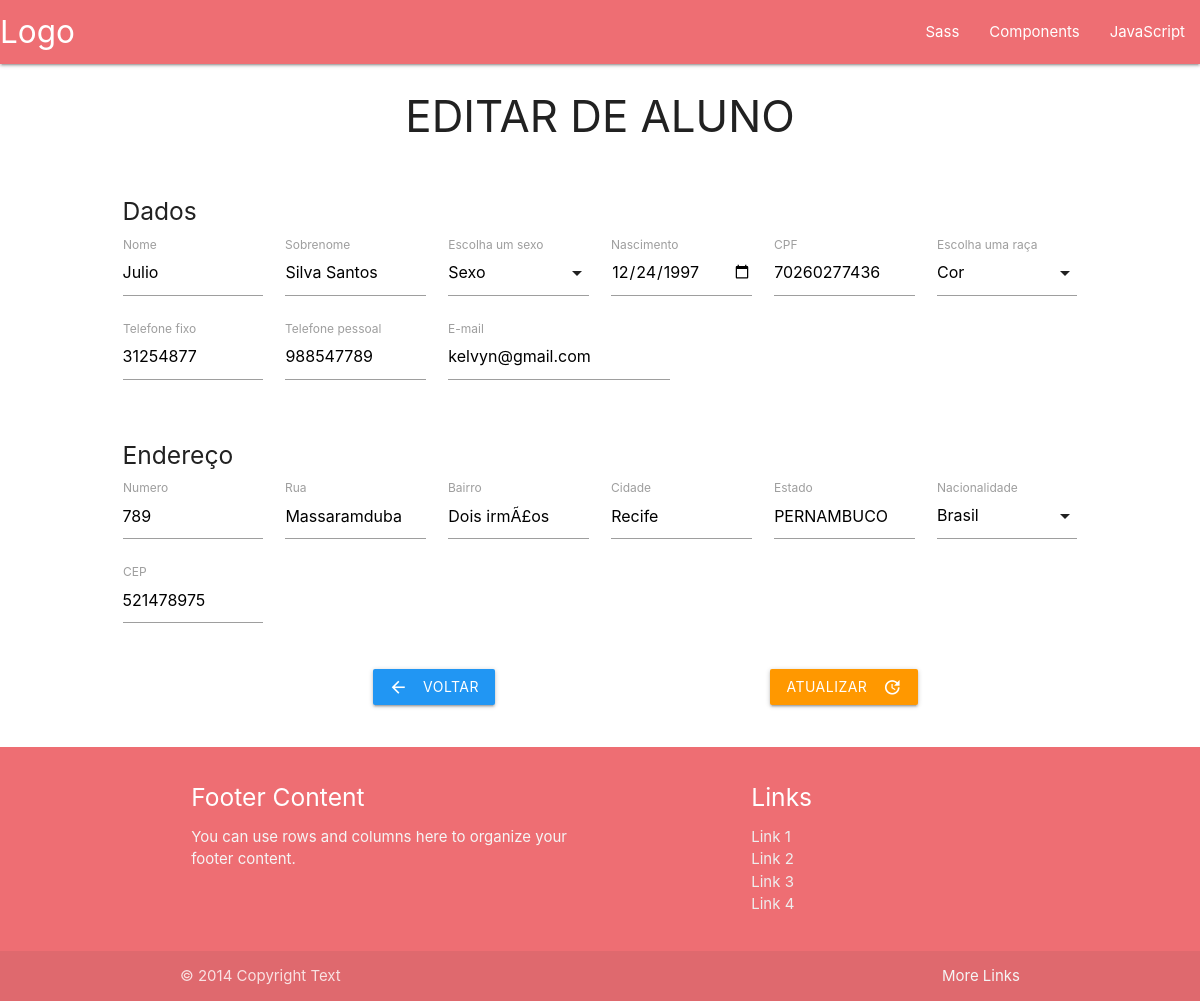
The page /portal/admin/Aluno/editar-aluno.php?id=14 on the database its author committed.
### tables this page shows
CREATE TABLE IF NOT EXISTS `alunos` (
  `id_aluno` int(11) NOT NULL AUTO_INCREMENT,
  `matricula_aluno` varchar(255) DEFAULT NULL,
  `nome_aluno` varchar(30) NOT NULL,
  `sobrenome_aluno` varchar(24) NOT NULL,
  `nascimento_aluno` varchar(10) NOT NULL,
  `sexo_aluno` varchar(15) NOT NULL,
  `cpf_aluno` varchar(30) NOT NULL,
  `fone_fixo_aluno` varchar(24) NOT NULL,
  `fone_pessoal_aluno` varchar(24) NOT NULL,
  `email_aluno` varchar(35) NOT NULL,
  `cor_aluno` varchar(16) NOT NULL,
  `numero_endereco_aluno` varchar(12) NOT NULL,
  `rua_endereco_aluno` varchar(32) NOT NULL,
  `bairro_endereco_aluno` varchar(15) NOT NULL,
  `cidade_endereco_aluno` varchar(15) NOT NULL,
  `estado_endereco_aluno` varchar(15) NOT NULL,
  `pais_endereco_aluno` varchar(15) NOT NULL,
  `cep_endereco_aluno` varchar(15) NOT NULL,
  `fotoPerfil_aluno` blob,
  `fk_id_escola` int(11) DEFAULT NULL,
  PRIMARY KEY (`id_aluno`),
  KEY `id_escola` (`fk_id_escola`)
);

### model/Aluno/AlunoDao.class.php (called while the page is built, shortened)
<?php
class AlunoDao implements InterfaceAluno {
    public function buscarAluno($id) {
        $db_conexao = new Database();
        $conn = $db_conexao->dbConexao();
        $stmt = $conn->prepare("SELECT `matricula_aluno`,
                    `nome_aluno`,
                    `sobrenome_aluno`,
                    `nascimento_aluno`,
                    `sexo_aluno`,
                    `cpf_aluno`,
                    `fone_fixo_aluno`,
                    `fone_pessoal_aluno`,
                    `email_aluno`,
                    `cor_aluno`,
                    `numero_endereco_aluno`,
                    `rua_endereco_aluno`,
                    `bairro_endereco_aluno`,
                    `cidade_endereco_aluno`,
                    `estado_endereco_aluno`,
                    `pais_endereco_aluno`,
                    `cep_endereco_aluno`
                    FROM `alunos` WHERE `id_aluno` = :ID");
        $stmt->bindParam(":ID", $id);
        try {
            $stmt->execute();
            return $stmt->fetchAll(PDO::FETCH_ASSOC);
        } catch (Exception $e) {
            return $result = "Erro: " . $e;
        }
    }
}

### controller/AlunoController.class.php (called while the page is built, shortened)
<?php
include_once __DIR__ . '/../model/Aluno/AlunoDao.class.php';
class AlunoController implements InterfaceAluno {
    public function buscarAluno($id) {
        $buscar = new AlunoDao();
        return $buscar->buscarAluno($id);
    }
}

### view/Aluno/editarAluno.view.php (the view, shortened to what this page needs)
<?php
foreach ($dadosAluno as $dado):
?>
    <div class="col l12 m12">
        <h5>Dados</h5>
    </div>
    <div class="input-field col l2 m2">
        <input type="text" name="nome" id="name" value="<?php echo $dado['nome_aluno']; ?>">
        <label for="name">Nome</label>
    </div>
    <div class="input-field col l2 m2">
        <input type="text" name="sobrenome" id="lastName" value="<?php echo $dado['sobrenome_aluno']; ?>">
        <label for="lastName">Sobrenome</label>
    </div>
    <div class="input-field col l2 m2">
        <label>Escolha um sexo</label>
    </div>
    <div class="input-field col l2 m2">
        <input type="date" name="nascimento" id="birthday" value="<?php echo $dado['nascimento_aluno']; ?>">
        <label for="birthday">Nascimento</label>
    </div>
    <div class="input-field col l2 m2">
        <input type="number" name="cpf" id="cpf" value="<?php echo $dado['cpf_aluno']; ?>">
        <label for="cpf">CPF</label>
    </div>
    <div class="input-field col l2 m2">
        <label>Escolha uma raça</label>
    </div>
    <div class="input-field col l2 m2">
        <input type="number" name="foneF" id="foneF" value="<?php echo $dado['fone_fixo_aluno']; ?>">
        <label for="foneF">Telefone fixo</label>
    </div>
    <div class="input-field col l2 m2">
        <input type="number" name="foneP" id="foneP" value="<?php echo $dado['fone_pessoal_aluno']; ?>">
        <label for="foneP">Telefone pessoal</label>
    </div>
    <div class="input-field col l3 m2">
        <input type="email" name="email" id="email" value="<?php echo $dado['email_aluno']; ?>">
        <label for="email">E-mail</label>
    </div>
<?php
endforeach;
?>

### view/Endereco/editarEndereco.view.php (shortened to what this page needs)
<?php
foreach ($dadosAluno as $dado):
?>
    <div class="col l12 m12"></br>
        <h5>Endereço</h5>
    </div>
    <div class="input-field col l2 m2">
        <input type="text" name="numero" id="number" value="<?php echo $dado['numero_endereco_aluno']; ?>">
        <label for="number">Numero</label>
    </div>
    <div class="input-field col l2 m2">
        <input type="text" name="rua" id="streeat" value="<?php echo $dado['rua_endereco_aluno']; ?>">
        <label for="streeat">Rua</label>
    </div>
    <div class="input-field col l2 m2">
        <input type="text" name="bairro" id="neighborhood" value="<?php echo $dado['bairro_endereco_aluno']; ?>">
        <label for="neighborhood">Bairro</label>
    </div>
    <div class="input-field col l2 m2">
        <input type="text" name="cidade" id="city" value="<?php echo $dado['cidade_endereco_aluno']; ?>">
        <label for="city">Cidade</label>
    </div>
    <div class="input-field col l2 m2">
        <input type="text" name="estado" id="state" value="<?php echo $dado['estado_endereco_aluno']; ?>">
        <label for="state">Estado</label>
    </div>
    <div class="input-field col l2 m2">
        <label>Nacionalidade</label>
    </div>
    <div class="input-field col l2 m2">
        <input type="number" name="cep" id="cep"  value="<?php echo $dado['cep_endereco_aluno']; ?>">
        <label for="cep">CEP</label>
    </div>
<?php
endforeach;
?>

### rows shown on the page
alunos: nome "Julio", sobrenome "Silva Santos", nascimento "12/24/1997", cpf "70260277436", foneF "31254877", foneP "988547789", email "kelvyn@gmail.com", numero "789", rua "Massaramduba", bairro "Dois irmÃ£os", cidade "Recife", estado "PERNAMBUCO", cep "521478975"
